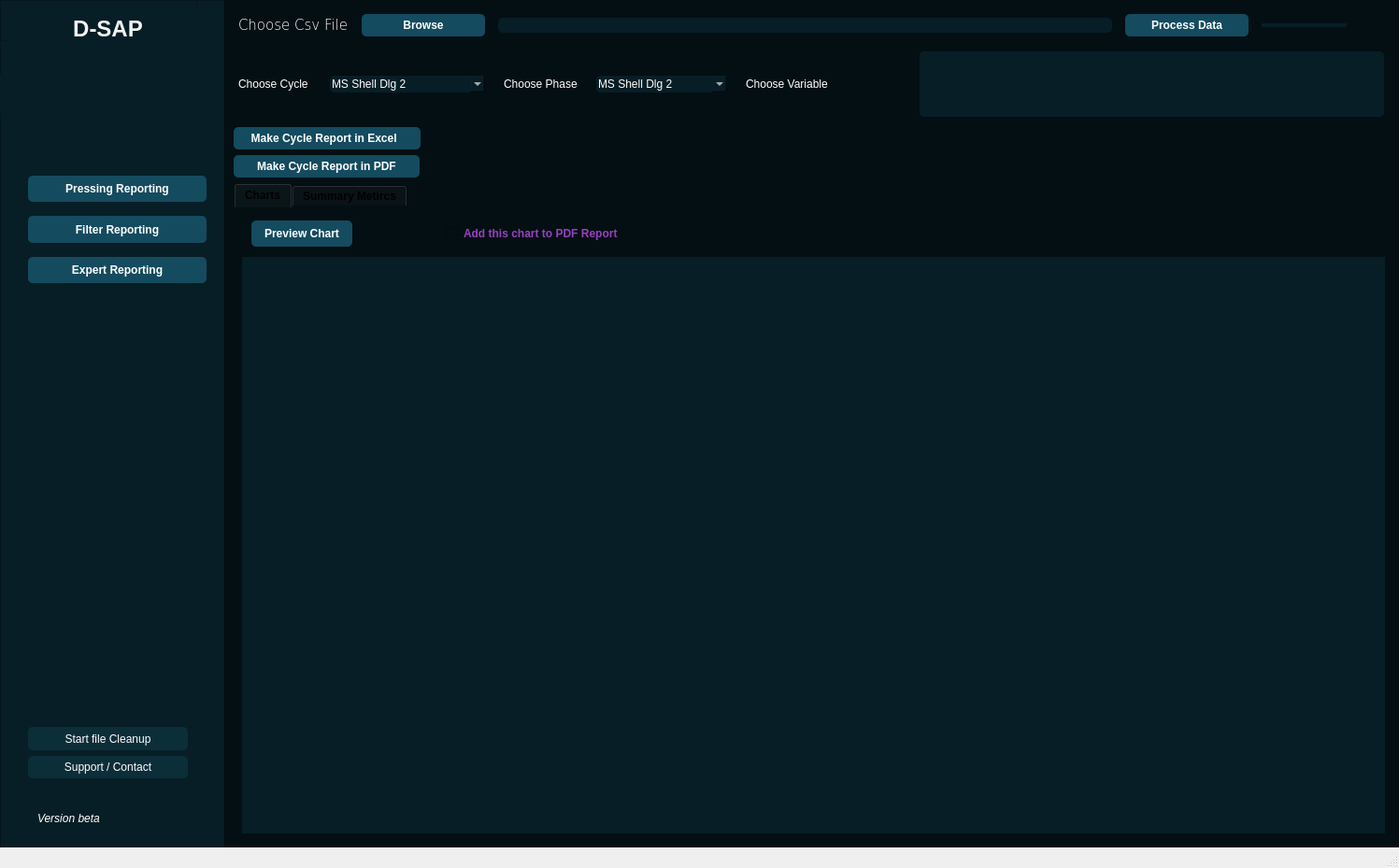
<?xml version="1.0" encoding="UTF-8"?>
<ui version="4.0">
 <class>MainWindow</class>
 <widget class="QMainWindow" name="MainWindow">
  <property name="geometry">
   <rect>
    <x>0</x>
    <y>0</y>
    <width>1497</width>
    <height>929</height>
   </rect>
  </property>
  <property name="minimumSize">
   <size>
    <width>1494</width>
    <height>851</height>
   </size>
  </property>
  <property name="windowTitle">
   <string>MainWindow</string>
  </property>
  <widget class="QWidget" name="centralwidget">
   <property name="sizePolicy">
    <sizepolicy hsizetype="Expanding" vsizetype="Expanding">
     <horstretch>0</horstretch>
     <verstretch>0</verstretch>
    </sizepolicy>
   </property>
   <widget class="QFrame" name="side_menu_frame">
    <property name="geometry">
     <rect>
      <x>0</x>
      <y>0</y>
      <width>241</width>
      <height>911</height>
     </rect>
    </property>
    <property name="sizePolicy">
     <sizepolicy hsizetype="Preferred" vsizetype="Preferred">
      <horstretch>0</horstretch>
      <verstretch>0</verstretch>
     </sizepolicy>
    </property>
    <property name="styleSheet">
     <string notr="true">background-color: rgb(7, 30, 38);</string>
    </property>
    <property name="frameShape">
     <enum>QFrame::StyledPanel</enum>
    </property>
    <property name="frameShadow">
     <enum>QFrame::Raised</enum>
    </property>
    <widget class="QFrame" name="side_menu_header">
     <property name="geometry">
      <rect>
       <x>0</x>
       <y>0</y>
       <width>211</width>
       <height>44</height>
      </rect>
     </property>
     <property name="frameShape">
      <enum>QFrame::StyledPanel</enum>
     </property>
     <property name="frameShadow">
      <enum>QFrame::Raised</enum>
     </property>
     <widget class="QLabel" name="label_7">
      <property name="geometry">
       <rect>
        <x>10</x>
        <y>10</y>
        <width>211</width>
        <height>41</height>
       </rect>
      </property>
      <property name="font">
       <font>
        <pointsize>18</pointsize>
        <weight>75</weight>
        <bold>true</bold>
       </font>
      </property>
      <property name="styleSheet">
       <string notr="true">color: rgb(243, 243, 243);</string>
      </property>
      <property name="text">
       <string>D-SAP</string>
      </property>
      <property name="alignment">
       <set>Qt::AlignCenter</set>
      </property>
     </widget>
    </widget>
    <widget class="QWidget" name="verticalLayoutWidget">
     <property name="geometry">
      <rect>
       <x>10</x>
       <y>180</y>
       <width>231</width>
       <height>131</height>
      </rect>
     </property>
     <layout class="QVBoxLayout" name="verticalLayout" stretch="0,0,0">
      <property name="spacing">
       <number>15</number>
      </property>
      <property name="leftMargin">
       <number>20</number>
      </property>
      <property name="topMargin">
       <number>8</number>
      </property>
      <property name="rightMargin">
       <number>20</number>
      </property>
      <property name="bottomMargin">
       <number>8</number>
      </property>
      <item>
       <widget class="QPushButton" name="pressing_btn">
        <property name="sizePolicy">
         <sizepolicy hsizetype="Minimum" vsizetype="Minimum">
          <horstretch>0</horstretch>
          <verstretch>0</verstretch>
         </sizepolicy>
        </property>
        <property name="font">
         <font>
          <weight>75</weight>
          <bold>true</bold>
         </font>
        </property>
        <property name="styleSheet">
         <string notr="true">background-color: rgb(20, 75, 95);
border-radius:5px;
color: rgb(255, 255, 255);</string>
        </property>
        <property name="text">
         <string>Pressing Reporting</string>
        </property>
       </widget>
      </item>
      <item>
       <widget class="QPushButton" name="filter_widget_btn">
        <property name="sizePolicy">
         <sizepolicy hsizetype="Minimum" vsizetype="Minimum">
          <horstretch>0</horstretch>
          <verstretch>0</verstretch>
         </sizepolicy>
        </property>
        <property name="font">
         <font>
          <weight>75</weight>
          <bold>true</bold>
         </font>
        </property>
        <property name="styleSheet">
         <string notr="true">background-color: rgb(20, 75, 95);
border-radius:5px;
color: rgb(255, 255, 255);</string>
        </property>
        <property name="text">
         <string>Filter Reporting</string>
        </property>
       </widget>
      </item>
      <item>
       <widget class="QPushButton" name="expert_report_widget_btn">
        <property name="sizePolicy">
         <sizepolicy hsizetype="Minimum" vsizetype="Minimum">
          <horstretch>0</horstretch>
          <verstretch>0</verstretch>
         </sizepolicy>
        </property>
        <property name="font">
         <font>
          <weight>75</weight>
          <bold>true</bold>
         </font>
        </property>
        <property name="styleSheet">
         <string notr="true">background-color: rgb(20, 75, 95);
border-radius:5px;
color: rgb(255, 255, 255);</string>
        </property>
        <property name="text">
         <string>Expert Reporting</string>
        </property>
       </widget>
      </item>
     </layout>
    </widget>
    <widget class="QWidget" name="verticalLayoutWidget_2">
     <property name="geometry">
      <rect>
       <x>10</x>
       <y>770</y>
       <width>211</width>
       <height>71</height>
      </rect>
     </property>
     <layout class="QVBoxLayout" name="verticalLayout_2">
      <property name="leftMargin">
       <number>20</number>
      </property>
      <property name="topMargin">
       <number>8</number>
      </property>
      <property name="rightMargin">
       <number>20</number>
      </property>
      <property name="bottomMargin">
       <number>8</number>
      </property>
      <item>
       <widget class="QPushButton" name="cleanup_btn">
        <property name="sizePolicy">
         <sizepolicy hsizetype="Minimum" vsizetype="Minimum">
          <horstretch>0</horstretch>
          <verstretch>0</verstretch>
         </sizepolicy>
        </property>
        <property name="styleSheet">
         <string notr="true">background-color: rgba(20, 75, 95, 87);
border-radius:5px;
color: rgb(255, 255, 255);</string>
        </property>
        <property name="text">
         <string>Start file Cleanup</string>
        </property>
       </widget>
      </item>
      <item>
       <widget class="QPushButton" name="support_btn">
        <property name="sizePolicy">
         <sizepolicy hsizetype="Minimum" vsizetype="Minimum">
          <horstretch>0</horstretch>
          <verstretch>0</verstretch>
         </sizepolicy>
        </property>
        <property name="styleSheet">
         <string notr="true">background-color: rgba(20, 75, 95, 87);
border-radius:5px;
color: rgb(255, 255, 255);</string>
        </property>
        <property name="text">
         <string>Support / Contact</string>
        </property>
       </widget>
      </item>
     </layout>
    </widget>
    <widget class="QLabel" name="logos">
     <property name="geometry">
      <rect>
       <x>-50</x>
       <y>80</y>
       <width>281</width>
       <height>41</height>
      </rect>
     </property>
     <property name="text">
      <string/>
     </property>
     <property name="pixmap">
      <pixmap>Assets/logo_DT.png</pixmap>
     </property>
    </widget>
    <widget class="QLabel" name="version">
     <property name="geometry">
      <rect>
       <x>40</x>
       <y>860</y>
       <width>121</width>
       <height>31</height>
      </rect>
     </property>
     <property name="font">
      <font>
       <pointsize>9</pointsize>
       <italic>true</italic>
       <underline>false</underline>
      </font>
     </property>
     <property name="styleSheet">
      <string notr="true">color: rgb(255, 255, 255);</string>
     </property>
     <property name="text">
      <string>Version beta</string>
     </property>
    </widget>
   </widget>
   <widget class="QStackedWidget" name="stacked_widget">
    <property name="geometry">
     <rect>
      <x>240</x>
      <y>0</y>
      <width>1301</width>
      <height>911</height>
     </rect>
    </property>
    <widget class="QWidget" name="pressing_widget">
     <widget class="QFrame" name="pressing_main">
      <property name="geometry">
       <rect>
        <x>0</x>
        <y>0</y>
        <width>1261</width>
        <height>911</height>
       </rect>
      </property>
      <property name="sizePolicy">
       <sizepolicy hsizetype="Preferred" vsizetype="Preferred">
        <horstretch>0</horstretch>
        <verstretch>0</verstretch>
       </sizepolicy>
      </property>
      <property name="styleSheet">
       <string notr="true">background-color: rgb(4, 15, 19);
background-color: rgb(4, 15, 19);</string>
      </property>
      <property name="frameShape">
       <enum>QFrame::StyledPanel</enum>
      </property>
      <property name="frameShadow">
       <enum>QFrame::Raised</enum>
      </property>
      <layout class="QVBoxLayout" name="verticalLayout_3">
       <item>
        <layout class="QHBoxLayout" name="horizontalLayout" stretch="0,1,5,1,0">
         <property name="spacing">
          <number>14</number>
         </property>
         <property name="leftMargin">
          <number>5</number>
         </property>
         <property name="topMargin">
          <number>5</number>
         </property>
         <property name="rightMargin">
          <number>50</number>
         </property>
         <property name="bottomMargin">
          <number>5</number>
         </property>
         <item>
          <widget class="QLabel" name="label1">
           <property name="font">
            <font>
             <family>Verdana</family>
             <pointsize>11</pointsize>
             <weight>9</weight>
             <italic>false</italic>
             <bold>false</bold>
            </font>
           </property>
           <property name="styleSheet">
            <string notr="true">color: rgb(255, 255, 255);
font: 75 11pt &quot;Verdana&quot;;</string>
           </property>
           <property name="text">
            <string>Choose Csv File</string>
           </property>
          </widget>
         </item>
         <item>
          <widget class="QPushButton" name="browse">
           <property name="font">
            <font>
             <weight>75</weight>
             <bold>true</bold>
            </font>
           </property>
           <property name="styleSheet">
            <string notr="true">background-color: rgb(20, 75, 95);
border-radius:5px;
color: rgb(255, 255, 255);
padding: 5px;</string>
           </property>
           <property name="text">
            <string>Browse</string>
           </property>
           <property name="icon">
            <iconset>
             <normaloff>Assets/browsing.png</normaloff>Assets/browsing.png</iconset>
           </property>
           <property name="iconSize">
            <size>
             <width>22</width>
             <height>22</height>
            </size>
           </property>
          </widget>
         </item>
         <item>
          <widget class="QLineEdit" name="textBrowser">
           <property name="styleSheet">
            <string notr="true">background-color: rgb(7, 30, 38);
border-radius:5px;
color: rgb(255, 255, 255);</string>
           </property>
          </widget>
         </item>
         <item>
          <widget class="QPushButton" name="process_data">
           <property name="font">
            <font>
             <weight>75</weight>
             <bold>true</bold>
            </font>
           </property>
           <property name="styleSheet">
            <string notr="true">background-color: rgb(20, 75, 95);
border-radius:5px;
color: rgb(255, 255, 255);
padding: 5px; </string>
           </property>
           <property name="text">
            <string>Process Data</string>
           </property>
           <property name="icon">
            <iconset>
             <normaloff>Assets/agile.png</normaloff>Assets/agile.png</iconset>
           </property>
           <property name="iconSize">
            <size>
             <width>22</width>
             <height>22</height>
            </size>
           </property>
          </widget>
         </item>
         <item>
          <widget class="QProgressBar" name="data_process_prog_bar">
           <property name="maximumSize">
            <size>
             <width>16777215</width>
             <height>4</height>
            </size>
           </property>
           <property name="styleSheet">
            <string notr="true">QProgressBar{
	border-radius:10px;
	background-color: rgb(7, 30, 38);
}


QProgressBar::chunk{
	border-radius:10px;
	
	background-color: rgb(219, 50, 218);
}</string>
           </property>
           <property name="value">
            <number>0</number>
           </property>
           <property name="alignment">
            <set>Qt::AlignJustify|Qt::AlignVCenter</set>
           </property>
           <property name="textVisible">
            <bool>false</bool>
           </property>
          </widget>
         </item>
        </layout>
       </item>
       <item>
        <layout class="QHBoxLayout" name="horizontalLayout_2" stretch="0,1,0,0,1,3">
         <property name="spacing">
          <number>20</number>
         </property>
         <property name="leftMargin">
          <number>5</number>
         </property>
         <property name="topMargin">
          <number>5</number>
         </property>
         <property name="rightMargin">
          <number>10</number>
         </property>
         <property name="bottomMargin">
          <number>5</number>
         </property>
         <item>
          <widget class="QLabel" name="label2">
           <property name="sizePolicy">
            <sizepolicy hsizetype="Preferred" vsizetype="Fixed">
             <horstretch>0</horstretch>
             <verstretch>0</verstretch>
            </sizepolicy>
           </property>
           <property name="styleSheet">
            <string notr="true">color: rgb(255, 255, 255);
font: 75 11pt &quot;Verdana&quot;;</string>
           </property>
           <property name="text">
            <string>Choose Cycle </string>
           </property>
          </widget>
         </item>
         <item>
          <widget class="QFontComboBox" name="Cycles_list">
           <property name="font">
            <font>
             <pointsize>9</pointsize>
             <kerning>false</kerning>
            </font>
           </property>
           <property name="contextMenuPolicy">
            <enum>Qt::NoContextMenu</enum>
           </property>
           <property name="layoutDirection">
            <enum>Qt::LeftToRight</enum>
           </property>
           <property name="autoFillBackground">
            <bool>false</bool>
           </property>
           <property name="styleSheet">
            <string notr="true">background-color: rgb(7, 30, 38);
border-radius:5px;
color: rgb(255, 255, 255);</string>
           </property>
           <property name="currentText">
            <string>MS Shell Dlg 2</string>
           </property>
           <property name="sizeAdjustPolicy">
            <enum>QComboBox::AdjustToMinimumContentsLengthWithIcon</enum>
           </property>
           <property name="writingSystem">
            <enum>QFontDatabase::Any</enum>
           </property>
          </widget>
         </item>
         <item>
          <widget class="QLabel" name="label4">
           <property name="styleSheet">
            <string notr="true">color: rgb(255, 255, 255);
font: 75 11pt &quot;Verdana&quot;;</string>
           </property>
           <property name="text">
            <string>Choose Phase</string>
           </property>
          </widget>
         </item>
         <item>
          <widget class="QFontComboBox" name="phases_list">
           <property name="font">
            <font>
             <pointsize>9</pointsize>
            </font>
           </property>
           <property name="contextMenuPolicy">
            <enum>Qt::NoContextMenu</enum>
           </property>
           <property name="layoutDirection">
            <enum>Qt::LeftToRight</enum>
           </property>
           <property name="styleSheet">
            <string notr="true">background-color: rgb(7, 30, 38);
border-radius:5px;
color: rgb(255, 255, 255);</string>
           </property>
           <property name="currentText">
            <string>MS Shell Dlg 2</string>
           </property>
           <property name="sizeAdjustPolicy">
            <enum>QComboBox::AdjustToMinimumContentsLengthWithIcon</enum>
           </property>
           <property name="currentFont">
            <font>
             <pointsize>9</pointsize>
            </font>
           </property>
          </widget>
         </item>
         <item>
          <widget class="QLabel" name="label3">
           <property name="sizePolicy">
            <sizepolicy hsizetype="Preferred" vsizetype="Fixed">
             <horstretch>0</horstretch>
             <verstretch>0</verstretch>
            </sizepolicy>
           </property>
           <property name="styleSheet">
            <string notr="true">color: rgb(255, 255, 255);
font: 75 11pt &quot;Verdana&quot;;</string>
           </property>
           <property name="text">
            <string>Choose Variable</string>
           </property>
          </widget>
         </item>
         <item>
          <widget class="QListWidget" name="ListWidget">
           <property name="styleSheet">
            <string notr="true">background-color: rgb(7, 30, 38);
border-radius:5px;
color: rgb(255, 255, 255);</string>
           </property>
           <property name="sizeAdjustPolicy">
            <enum>QAbstractScrollArea::AdjustToContents</enum>
           </property>
           <property name="selectionMode">
            <enum>QAbstractItemView::MultiSelection</enum>
           </property>
          </widget>
         </item>
        </layout>
       </item>
       <item>
        <widget class="QPushButton" name="excelReportBTN">
         <property name="sizePolicy">
          <sizepolicy hsizetype="Fixed" vsizetype="Fixed">
           <horstretch>0</horstretch>
           <verstretch>0</verstretch>
          </sizepolicy>
         </property>
         <property name="font">
          <font>
           <weight>75</weight>
           <bold>true</bold>
          </font>
         </property>
         <property name="styleSheet">
          <string notr="true">background-color: rgb(20, 75, 95);
border-radius:5px;
color: rgb(255, 255, 255);
padding: 5px; </string>
         </property>
         <property name="text">
          <string>    Make Cycle Report in Excel      </string>
         </property>
         <property name="icon">
          <iconset>
           <normaloff>Assets/sheets.png</normaloff>Assets/sheets.png</iconset>
         </property>
         <property name="iconSize">
          <size>
           <width>22</width>
           <height>22</height>
          </size>
         </property>
        </widget>
       </item>
       <item>
        <widget class="QPushButton" name="pdfReportBTN">
         <property name="sizePolicy">
          <sizepolicy hsizetype="Fixed" vsizetype="Fixed">
           <horstretch>0</horstretch>
           <verstretch>0</verstretch>
          </sizepolicy>
         </property>
         <property name="font">
          <font>
           <weight>75</weight>
           <bold>true</bold>
          </font>
         </property>
         <property name="autoFillBackground">
          <bool>false</bool>
         </property>
         <property name="styleSheet">
          <string notr="true">background-color: rgb(20, 75, 95);
border-radius:5px;
color: rgb(255, 255, 255);
padding: 5px; </string>
         </property>
         <property name="text">
          <string>      Make Cycle Report in PDF      </string>
         </property>
         <property name="icon">
          <iconset>
           <normaloff>Assets/pdf.png</normaloff>Assets/pdf.png</iconset>
         </property>
         <property name="iconSize">
          <size>
           <width>22</width>
           <height>22</height>
          </size>
         </property>
        </widget>
       </item>
       <item>
        <widget class="QTabWidget" name="tabWidget">
         <property name="sizePolicy">
          <sizepolicy hsizetype="Expanding" vsizetype="Expanding">
           <horstretch>0</horstretch>
           <verstretch>1</verstretch>
          </sizepolicy>
         </property>
         <property name="font">
          <font>
           <weight>75</weight>
           <bold>true</bold>
          </font>
         </property>
         <property name="styleSheet">
          <string notr="true">
QTabWidget {
background-color: rgb(4, 15, 19);
color: rgb(255, 255, 255);
border-radius: 8px; 
}

QTabWidget::tab {
background-color: rgb(4, 15, 19);
color: rgb(255, 255, 255);
border-radius: 8px; 
}</string>
         </property>
         <property name="tabShape">
          <enum>QTabWidget::Rounded</enum>
         </property>
         <property name="currentIndex">
          <number>0</number>
         </property>
         <property name="iconSize">
          <size>
           <width>24</width>
           <height>24</height>
          </size>
         </property>
         <widget class="QWidget" name="tab">
          <property name="styleSheet">
           <string notr="true">background-color: rgb(4, 15, 19);
</string>
          </property>
          <attribute name="icon">
           <iconset>
            <normaloff>Assets/button.png</normaloff>Assets/button.png</iconset>
          </attribute>
          <attribute name="title">
           <string>Charts</string>
          </attribute>
          <layout class="QVBoxLayout" name="verticalLayout_4">
           <item>
            <layout class="QHBoxLayout" name="horizontalLayout_3" stretch="0,2">
             <property name="spacing">
              <number>100</number>
             </property>
             <property name="leftMargin">
              <number>10</number>
             </property>
             <property name="topMargin">
              <number>5</number>
             </property>
             <property name="rightMargin">
              <number>10</number>
             </property>
             <property name="bottomMargin">
              <number>5</number>
             </property>
             <item>
              <widget class="QPushButton" name="preview_chart">
               <property name="sizePolicy">
                <sizepolicy hsizetype="Fixed" vsizetype="Fixed">
                 <horstretch>0</horstretch>
                 <verstretch>0</verstretch>
                </sizepolicy>
               </property>
               <property name="baseSize">
                <size>
                 <width>0</width>
                 <height>0</height>
                </size>
               </property>
               <property name="font">
                <font>
                 <weight>75</weight>
                 <bold>true</bold>
                </font>
               </property>
               <property name="styleSheet">
                <string notr="true">background-color: rgb(20, 75, 95);
border-radius:5px;
color: rgb(255, 255, 255);
padding: 7px; 
</string>
               </property>
               <property name="text">
                <string>  Preview Chart  </string>
               </property>
              </widget>
             </item>
             <item>
              <widget class="QCheckBox" name="checkBox">
               <property name="sizePolicy">
                <sizepolicy hsizetype="Minimum" vsizetype="Fixed">
                 <horstretch>0</horstretch>
                 <verstretch>0</verstretch>
                </sizepolicy>
               </property>
               <property name="font">
                <font>
                 <weight>75</weight>
                 <bold>true</bold>
                </font>
               </property>
               <property name="styleSheet">
                <string notr="true">color: rgb(151, 64, 191);</string>
               </property>
               <property name="text">
                <string>Add this chart to PDF Report</string>
               </property>
              </widget>
             </item>
            </layout>
           </item>
           <item>
            <widget class="QLabel" name="chart_area">
             <property name="sizePolicy">
              <sizepolicy hsizetype="Expanding" vsizetype="Expanding">
               <horstretch>0</horstretch>
               <verstretch>0</verstretch>
              </sizepolicy>
             </property>
             <property name="styleSheet">
              <string notr="true">background-color: rgb(7, 30, 38);

</string>
             </property>
             <property name="text">
              <string/>
             </property>
             <property name="scaledContents">
              <bool>true</bool>
             </property>
            </widget>
           </item>
          </layout>
         </widget>
         <widget class="QWidget" name="tab_2">
          <attribute name="icon">
           <iconset>
            <normaloff>Assets/dashboard.png</normaloff>Assets/dashboard.png</iconset>
          </attribute>
          <attribute name="title">
           <string>Summary Metircs</string>
          </attribute>
          <widget class="QWidget" name="gridLayoutWidget">
           <property name="geometry">
            <rect>
             <x>60</x>
             <y>50</y>
             <width>1141</width>
             <height>71</height>
            </rect>
           </property>
           <layout class="QGridLayout" name="gridLayout">
            <property name="leftMargin">
             <number>5</number>
            </property>
            <property name="topMargin">
             <number>5</number>
            </property>
            <property name="rightMargin">
             <number>5</number>
            </property>
            <property name="bottomMargin">
             <number>5</number>
            </property>
            <property name="horizontalSpacing">
             <number>20</number>
            </property>
            <item row="0" column="0">
             <widget class="QLabel" name="lbl_cycle_nbr">
              <property name="font">
               <font>
                <family>Ubuntu</family>
                <pointsize>13</pointsize>
                <weight>50</weight>
                <italic>false</italic>
                <bold>false</bold>
               </font>
              </property>
              <property name="styleSheet">
               <string notr="true">color: rgb(255, 255, 255);
font: 13pt &quot;Ubuntu&quot;;
</string>
              </property>
              <property name="text">
               <string>Cyclel number</string>
              </property>
              <property name="alignment">
               <set>Qt::AlignCenter</set>
              </property>
             </widget>
            </item>
            <item row="0" column="1">
             <widget class="QLabel" name="lbl_cycle_nbr_value">
              <property name="styleSheet">
               <string notr="true">font: 16pt &quot;Ubuntu&quot;;
color: rgb(255, 255, 255); </string>
              </property>
              <property name="text">
               <string/>
              </property>
              <property name="alignment">
               <set>Qt::AlignCenter</set>
              </property>
             </widget>
            </item>
            <item row="0" column="3">
             <widget class="QLabel" name="lbl_cycle_duration_value">
              <property name="sizePolicy">
               <sizepolicy hsizetype="Minimum" vsizetype="Fixed">
                <horstretch>0</horstretch>
                <verstretch>0</verstretch>
               </sizepolicy>
              </property>
              <property name="styleSheet">
               <string notr="true">font: 13pt &quot;Ubuntu&quot;;
color: rgb(255, 255, 255);
</string>
              </property>
              <property name="text">
               <string/>
              </property>
              <property name="alignment">
               <set>Qt::AlignCenter</set>
              </property>
             </widget>
            </item>
            <item row="0" column="2">
             <widget class="QLabel" name="lbl_cycle_duration">
              <property name="styleSheet">
               <string notr="true">font: 13pt &quot;Ubuntu&quot;;
color: rgb(255, 255, 255);</string>
              </property>
              <property name="text">
               <string>Press Cycle (Start - Stop)</string>
              </property>
              <property name="alignment">
               <set>Qt::AlignCenter</set>
              </property>
             </widget>
            </item>
           </layout>
          </widget>
          <widget class="QWidget" name="verticalLayoutWidget_3">
           <property name="geometry">
            <rect>
             <x>60</x>
             <y>200</y>
             <width>324</width>
             <height>291</height>
            </rect>
           </property>
           <layout class="QVBoxLayout" name="verticalLayout_5">
            <property name="spacing">
             <number>20</number>
            </property>
            <property name="leftMargin">
             <number>7</number>
            </property>
            <property name="topMargin">
             <number>5</number>
            </property>
            <property name="rightMargin">
             <number>7</number>
            </property>
            <property name="bottomMargin">
             <number>5</number>
            </property>
            <item>
             <widget class="QLabel" name="lbl_membrane_pressure">
              <property name="sizePolicy">
               <sizepolicy hsizetype="Preferred" vsizetype="Fixed">
                <horstretch>0</horstretch>
                <verstretch>0</verstretch>
               </sizepolicy>
              </property>
              <property name="styleSheet">
               <string notr="true">font: 13pt &quot;Ubuntu&quot;;
color: rgb(255, 255, 255); </string>
              </property>
              <property name="text">
               <string>Inside membrane pressure</string>
              </property>
              <property name="alignment">
               <set>Qt::AlignCenter</set>
              </property>
             </widget>
            </item>
            <item>
             <widget class="QLabel" name="lbl_membrane_pressure_value">
              <property name="sizePolicy">
               <sizepolicy hsizetype="Preferred" vsizetype="Minimum">
                <horstretch>0</horstretch>
                <verstretch>0</verstretch>
               </sizepolicy>
              </property>
              <property name="styleSheet">
               <string notr="true">font: 75 22pt &quot;URW Bookman L&quot;;
background-color: rgb(20, 75, 95);
color: rgb(151, 64, 191);
border-radius:5px;

</string>
              </property>
              <property name="frameShape">
               <enum>QFrame::StyledPanel</enum>
              </property>
              <property name="lineWidth">
               <number>1</number>
              </property>
              <property name="text">
               <string/>
              </property>
              <property name="alignment">
               <set>Qt::AlignCenter</set>
              </property>
             </widget>
            </item>
            <item>
             <widget class="QLabel" name="label">
              <property name="sizePolicy">
               <sizepolicy hsizetype="Preferred" vsizetype="Fixed">
                <horstretch>0</horstretch>
                <verstretch>0</verstretch>
               </sizepolicy>
              </property>
              <property name="styleSheet">
               <string notr="true">font: 13pt &quot;Ubuntu&quot;;
color: rgb(255, 255, 255); </string>
              </property>
              <property name="text">
               <string>Extracted must quantity</string>
              </property>
              <property name="alignment">
               <set>Qt::AlignCenter</set>
              </property>
             </widget>
            </item>
            <item>
             <widget class="QLabel" name="label_2">
              <property name="sizePolicy">
               <sizepolicy hsizetype="Preferred" vsizetype="Minimum">
                <horstretch>0</horstretch>
                <verstretch>0</verstretch>
               </sizepolicy>
              </property>
              <property name="styleSheet">
               <string notr="true">font: 75 22pt &quot;URW Bookman L&quot;;
background-color: rgb(20, 75, 95);
color: rgb(151, 64, 191);
border-radius:5px;</string>
              </property>
              <property name="frameShape">
               <enum>QFrame::StyledPanel</enum>
              </property>
              <property name="text">
               <string/>
              </property>
              <property name="alignment">
               <set>Qt::AlignCenter</set>
              </property>
             </widget>
            </item>
           </layout>
          </widget>
          <widget class="QWidget" name="verticalLayoutWidget_4">
           <property name="geometry">
            <rect>
             <x>420</x>
             <y>200</y>
             <width>331</width>
             <height>291</height>
            </rect>
           </property>
           <layout class="QVBoxLayout" name="verticalLayout_6">
            <property name="spacing">
             <number>20</number>
            </property>
            <property name="leftMargin">
             <number>7</number>
            </property>
            <property name="topMargin">
             <number>5</number>
            </property>
            <property name="rightMargin">
             <number>7</number>
            </property>
            <property name="bottomMargin">
             <number>5</number>
            </property>
            <item>
             <widget class="QLabel" name="lbl_press_nweight">
              <property name="sizePolicy">
               <sizepolicy hsizetype="Preferred" vsizetype="Fixed">
                <horstretch>0</horstretch>
                <verstretch>0</verstretch>
               </sizepolicy>
              </property>
              <property name="styleSheet">
               <string notr="true">font: 13pt &quot;Ubuntu&quot;;
color: rgb(255, 255, 255); </string>
              </property>
              <property name="text">
               <string>Press net weight</string>
              </property>
              <property name="alignment">
               <set>Qt::AlignCenter</set>
              </property>
             </widget>
            </item>
            <item>
             <widget class="QLabel" name="lbl_press_nweight_value">
              <property name="sizePolicy">
               <sizepolicy hsizetype="Preferred" vsizetype="Minimum">
                <horstretch>0</horstretch>
                <verstretch>0</verstretch>
               </sizepolicy>
              </property>
              <property name="styleSheet">
               <string notr="true">font: 75 22pt &quot;URW Bookman L&quot;;
background-color: rgb(20, 75, 95);
color: rgb(151, 64, 191);
border-radius:5px;</string>
              </property>
              <property name="frameShape">
               <enum>QFrame::StyledPanel</enum>
              </property>
              <property name="text">
               <string/>
              </property>
              <property name="alignment">
               <set>Qt::AlignCenter</set>
              </property>
             </widget>
            </item>
            <item>
             <widget class="QLabel" name="label_3">
              <property name="sizePolicy">
               <sizepolicy hsizetype="Preferred" vsizetype="Fixed">
                <horstretch>0</horstretch>
                <verstretch>0</verstretch>
               </sizepolicy>
              </property>
              <property name="styleSheet">
               <string notr="true">font: 13pt &quot;Ubuntu&quot;;
color: rgb(255, 255, 255); </string>
              </property>
              <property name="text">
               <string>Must extraction percentage</string>
              </property>
              <property name="alignment">
               <set>Qt::AlignCenter</set>
              </property>
             </widget>
            </item>
            <item>
             <widget class="QLabel" name="label_4">
              <property name="sizePolicy">
               <sizepolicy hsizetype="Preferred" vsizetype="Minimum">
                <horstretch>0</horstretch>
                <verstretch>0</verstretch>
               </sizepolicy>
              </property>
              <property name="styleSheet">
               <string notr="true">font: 75 22pt &quot;URW Bookman L&quot;;
background-color: rgb(20, 75, 95);
color: rgb(151, 64, 191);
border-radius:5px;</string>
              </property>
              <property name="frameShape">
               <enum>QFrame::StyledPanel</enum>
              </property>
              <property name="text">
               <string/>
              </property>
              <property name="alignment">
               <set>Qt::AlignCenter</set>
              </property>
             </widget>
            </item>
           </layout>
          </widget>
          <widget class="QWidget" name="verticalLayoutWidget_5">
           <property name="geometry">
            <rect>
             <x>790</x>
             <y>200</y>
             <width>419</width>
             <height>291</height>
            </rect>
           </property>
           <layout class="QVBoxLayout" name="verticalLayout_8">
            <property name="spacing">
             <number>20</number>
            </property>
            <property name="leftMargin">
             <number>7</number>
            </property>
            <property name="topMargin">
             <number>5</number>
            </property>
            <property name="rightMargin">
             <number>7</number>
            </property>
            <property name="bottomMargin">
             <number>5</number>
            </property>
            <item>
             <widget class="QLabel" name="lbl_sl_avg_press_nweight">
              <property name="sizePolicy">
               <sizepolicy hsizetype="Preferred" vsizetype="Fixed">
                <horstretch>0</horstretch>
                <verstretch>0</verstretch>
               </sizepolicy>
              </property>
              <property name="styleSheet">
               <string notr="true">font: 13pt &quot;Ubuntu&quot;;
color: rgb(255, 255, 255); </string>
              </property>
              <property name="text">
               <string>Sliding average of press net weight</string>
              </property>
              <property name="alignment">
               <set>Qt::AlignCenter</set>
              </property>
             </widget>
            </item>
            <item>
             <widget class="QLabel" name="lbl_sl_avg_press_nweight_value">
              <property name="sizePolicy">
               <sizepolicy hsizetype="Preferred" vsizetype="Minimum">
                <horstretch>0</horstretch>
                <verstretch>0</verstretch>
               </sizepolicy>
              </property>
              <property name="font">
               <font>
                <family>URW Bookman L</family>
                <pointsize>22</pointsize>
                <weight>9</weight>
                <italic>false</italic>
                <bold>false</bold>
               </font>
              </property>
              <property name="styleSheet">
               <string notr="true">font: 75 22pt &quot;URW Bookman L&quot;;
background-color: rgb(20, 75, 95);
color: rgb(151, 64, 191);
border-radius:5px;</string>
              </property>
              <property name="frameShape">
               <enum>QFrame::StyledPanel</enum>
              </property>
              <property name="midLineWidth">
               <number>0</number>
              </property>
              <property name="text">
               <string/>
              </property>
              <property name="alignment">
               <set>Qt::AlignCenter</set>
              </property>
             </widget>
            </item>
            <item>
             <widget class="QLabel" name="label_5">
              <property name="sizePolicy">
               <sizepolicy hsizetype="Preferred" vsizetype="Fixed">
                <horstretch>0</horstretch>
                <verstretch>0</verstretch>
               </sizepolicy>
              </property>
              <property name="styleSheet">
               <string notr="true">font: 13pt &quot;Ubuntu&quot;;
color: rgb(255, 255, 255); </string>
              </property>
              <property name="text">
               <string>Loaded product quantity</string>
              </property>
              <property name="alignment">
               <set>Qt::AlignCenter</set>
              </property>
             </widget>
            </item>
            <item>
             <widget class="QLabel" name="label_6">
              <property name="sizePolicy">
               <sizepolicy hsizetype="Preferred" vsizetype="Minimum">
                <horstretch>0</horstretch>
                <verstretch>0</verstretch>
               </sizepolicy>
              </property>
              <property name="styleSheet">
               <string notr="true">font: 75 22pt &quot;URW Bookman L&quot;;
background-color: rgb(20, 75, 95);
color: rgb(151, 64, 191);
border-radius:5px;</string>
              </property>
              <property name="text">
               <string/>
              </property>
              <property name="alignment">
               <set>Qt::AlignCenter</set>
              </property>
             </widget>
            </item>
           </layout>
          </widget>
         </widget>
        </widget>
       </item>
      </layout>
     </widget>
    </widget>
    <widget class="QWidget" name="filter_widget">
     <widget class="QFrame" name="filter_main">
      <property name="geometry">
       <rect>
        <x>0</x>
        <y>0</y>
        <width>1261</width>
        <height>891</height>
       </rect>
      </property>
      <property name="frameShape">
       <enum>QFrame::StyledPanel</enum>
      </property>
      <property name="frameShadow">
       <enum>QFrame::Raised</enum>
      </property>
      <widget class="QLabel" name="label_8">
       <property name="geometry">
        <rect>
         <x>240</x>
         <y>260</y>
         <width>561</width>
         <height>291</height>
        </rect>
       </property>
       <property name="font">
        <font>
         <pointsize>16</pointsize>
        </font>
       </property>
       <property name="text">
        <string/>
       </property>
       <property name="pixmap">
        <pixmap>Assets/coming_soon.gif</pixmap>
       </property>
      </widget>
     </widget>
    </widget>
    <widget class="QWidget" name="fichier_expert_widget">
     <widget class="QFrame" name="frame">
      <property name="geometry">
       <rect>
        <x>0</x>
        <y>0</y>
        <width>1271</width>
        <height>891</height>
       </rect>
      </property>
      <property name="frameShape">
       <enum>QFrame::StyledPanel</enum>
      </property>
      <property name="frameShadow">
       <enum>QFrame::Raised</enum>
      </property>
      <widget class="QLabel" name="label_10">
       <property name="geometry">
        <rect>
         <x>300</x>
         <y>340</y>
         <width>601</width>
         <height>281</height>
        </rect>
       </property>
       <property name="text">
        <string/>
       </property>
       <property name="pixmap">
        <pixmap>Assets/coming_soon.gif</pixmap>
       </property>
      </widget>
     </widget>
    </widget>
   </widget>
  </widget>
  <widget class="QStatusBar" name="statusbar"/>
 </widget>
 <resources/>
 <connections/>
</ui>
